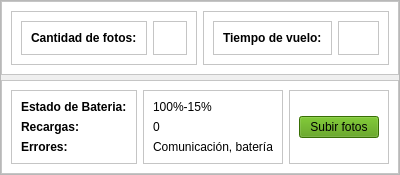
                                    <widget class="QFrame" name="frame_54">
                                     <property name="frameShape">
                                      <enum>QFrame::StyledPanel</enum>
                                     </property>
                                     <property name="frameShadow">
                                      <enum>QFrame::Raised</enum>
                                     </property>
                                     <layout class="QVBoxLayout" name="verticalLayout_92">
                                      <property name="spacing">
                                       <number>5</number>
                                      </property>
                                      <property name="leftMargin">
                                       <number>0</number>
                                      </property>
                                      <property name="topMargin">
                                       <number>0</number>
                                      </property>
                                      <property name="rightMargin">
                                       <number>0</number>
                                      </property>
                                      <property name="bottomMargin">
                                       <number>0</number>
                                      </property>
                                      <item>
                                       <widget class="QFrame" name="frame_58">
                                        <property name="styleSheet">
                                         <string notr="true">background-color: rgb(255, 255, 255);</string>
                                        </property>
                                        <property name="frameShape">
                                         <enum>QFrame::StyledPanel</enum>
                                        </property>
                                        <property name="frameShadow">
                                         <enum>QFrame::Raised</enum>
                                        </property>
                                        <layout class="QHBoxLayout" name="horizontalLayout_46">
                                         <item>
                                          <widget class="QFrame" name="frame_65">
                                           <property name="frameShape">
                                            <enum>QFrame::StyledPanel</enum>
                                           </property>
                                           <property name="frameShadow">
                                            <enum>QFrame::Raised</enum>
                                           </property>
                                           <layout class="QHBoxLayout" name="horizontalLayout_43">
                                            <item>
                                             <widget class="QFrame" name="frame_67">
                                              <property name="frameShape">
                                               <enum>QFrame::StyledPanel</enum>
                                              </property>
                                              <property name="frameShadow">
                                               <enum>QFrame::Raised</enum>
                                              </property>
                                              <layout class="QVBoxLayout" name="verticalLayout_86">
                                               <item>
                                                <widget class="QLabel" name="label_61">
                                                 <property name="font">
                                                  <font>
                                                   <weight>75</weight>
                                                   <bold>true</bold>
                                                  </font>
                                                 </property>
                                                 <property name="text">
                                                  <string>Cantidad de fotos:</string>
                                                 </property>
                                                </widget>
                                               </item>
                                              </layout>
                                             </widget>
                                            </item>
                                            <item>
                                             <widget class="QFrame" name="frame_68">
                                              <property name="frameShape">
                                               <enum>QFrame::StyledPanel</enum>
                                              </property>
                                              <property name="frameShadow">
                                               <enum>QFrame::Raised</enum>
                                              </property>
                                              <layout class="QVBoxLayout" name="verticalLayout_87">
                                               <item>
                                                <widget class="QLabel" name="n_photos">
                                                 <property name="text">
                                                  <string/>
                                                 </property>
                                                </widget>
                                               </item>
                                              </layout>
                                             </widget>
                                            </item>
                                           </layout>
                                          </widget>
                                         </item>
                                         <item>
                                          <widget class="QFrame" name="frame_66">
                                           <property name="frameShape">
                                            <enum>QFrame::StyledPanel</enum>
                                           </property>
                                           <property name="frameShadow">
                                            <enum>QFrame::Raised</enum>
                                           </property>
                                           <layout class="QHBoxLayout" name="horizontalLayout_44">
                                            <item>
                                             <widget class="QFrame" name="frame_69">
                                              <property name="frameShape">
                                               <enum>QFrame::StyledPanel</enum>
                                              </property>
                                              <property name="frameShadow">
                                               <enum>QFrame::Raised</enum>
                                              </property>
                                              <layout class="QVBoxLayout" name="verticalLayout_88">
                                               <item>
                                                <widget class="QLabel" name="label_63">
                                                 <property name="font">
                                                  <font>
                                                   <weight>75</weight>
                                                   <bold>true</bold>
                                                  </font>
                                                 </property>
                                                 <property name="text">
                                                  <string>Tiempo de vuelo:</string>
                                                 </property>
                                                </widget>
                                               </item>
                                              </layout>
                                             </widget>
                                            </item>
                                            <item>
                                             <widget class="QFrame" name="frame_70">
                                              <property name="frameShape">
                                               <enum>QFrame::StyledPanel</enum>
                                              </property>
                                              <property name="frameShadow">
                                               <enum>QFrame::Raised</enum>
                                              </property>
                                              <layout class="QVBoxLayout" name="verticalLayout_89">
                                               <item>
                                                <widget class="QLabel" name="mission_time">
                                                 <property name="text">
                                                  <string/>
                                                 </property>
                                                </widget>
                                               </item>
                                              </layout>
                                             </widget>
                                            </item>
                                           </layout>
                                          </widget>
                                         </item>
                                        </layout>
                                       </widget>
                                      </item>
                                      <item>
                                       <widget class="QFrame" name="frame_59">
                                        <property name="styleSheet">
                                         <string notr="true">background-color: rgb(255, 255, 255);</string>
                                        </property>
                                        <property name="frameShape">
                                         <enum>QFrame::StyledPanel</enum>
                                        </property>
                                        <property name="frameShadow">
                                         <enum>QFrame::Raised</enum>
                                        </property>
                                        <layout class="QHBoxLayout" name="horizontalLayout_45">
                                         <item>
                                          <widget class="QFrame" name="frame_63">
                                           <property name="frameShape">
                                            <enum>QFrame::StyledPanel</enum>
                                           </property>
                                           <property name="frameShadow">
                                            <enum>QFrame::Raised</enum>
                                           </property>
                                           <layout class="QVBoxLayout" name="verticalLayout_90">
                                            <item>
                                             <widget class="QLabel" name="label_65">
                                              <property name="font">
                                               <font>
                                                <weight>75</weight>
                                                <bold>true</bold>
                                               </font>
                                              </property>
                                              <property name="text">
                                               <string>Estado de Bateria:</string>
                                              </property>
                                             </widget>
                                            </item>
                                            <item>
                                             <widget class="QLabel" name="label_69">
                                              <property name="font">
                                               <font>
                                                <weight>75</weight>
                                                <bold>true</bold>
                                               </font>
                                              </property>
                                              <property name="text">
                                               <string>Recargas:</string>
                                              </property>
                                             </widget>
                                            </item>
                                            <item>
                                             <widget class="QLabel" name="label_67">
                                              <property name="font">
                                               <font>
                                                <weight>75</weight>
                                                <bold>true</bold>
                                               </font>
                                              </property>
                                              <property name="text">
                                               <string>Errores:</string>
                                              </property>
                                             </widget>
                                            </item>
                                           </layout>
                                          </widget>
                                         </item>
                                         <item>
                                          <widget class="QFrame" name="frame_64">
                                           <property name="frameShape">
                                            <enum>QFrame::StyledPanel</enum>
                                           </property>
                                           <property name="frameShadow">
                                            <enum>QFrame::Raised</enum>
                                           </property>
                                           <layout class="QVBoxLayout" name="verticalLayout_91">
                                            <item>
                                             <widget class="QLabel" name="label_66">
                                              <property name="text">
                                               <string>100%-15%</string>
                                              </property>
                                             </widget>
                                            </item>
                                            <item>
                                             <widget class="QLabel" name="label_70">
                                              <property name="text">
                                               <string>0</string>
                                              </property>
                                             </widget>
                                            </item>
                                            <item>
                                             <widget class="QLabel" name="label_68">
                                              <property name="text">
                                               <string>Comunicación, batería</string>
                                              </property>
                                             </widget>
                                            </item>
                                           </layout>
                                          </widget>
                                         </item>
                                         <item>
                                          <widget class="QFrame" name="frame_22">
                                           <property name="frameShape">
                                            <enum>QFrame::StyledPanel</enum>
                                           </property>
                                           <property name="frameShadow">
                                            <enum>QFrame::Raised</enum>
                                           </property>
                                           <layout class="QVBoxLayout" name="verticalLayout_122">
                                            <item>
                                             <widget class="QPushButton" name="uploadPhotosBtn">
                                              <property name="cursor">
                                               <cursorShape>PointingHandCursor</cursorShape>
                                              </property>
                                              <property name="styleSheet">
                                               <string notr="true">background-color: rgb(78, 154, 6);
</string>
                                              </property>
                                              <property name="text">
                                               <string>Subir fotos</string>
                                              </property>
                                              <property name="icon">
                                               <iconset resource="resources.qrc">
                                                <normaloff>:/basic/icons/feather/upload.svg</normaloff>:/basic/icons/feather/upload.svg</iconset>
                                              </property>
                                              <property name="iconSize">
                                               <size>
                                                <width>32</width>
                                                <height>32</height>
                                               </size>
                                              </property>
                                             </widget>
                                            </item>
                                           </layout>
                                          </widget>
                                         </item>
                                        </layout>
                                       </widget>
                                      </item>
                                     </layout>
                                    </widget>
